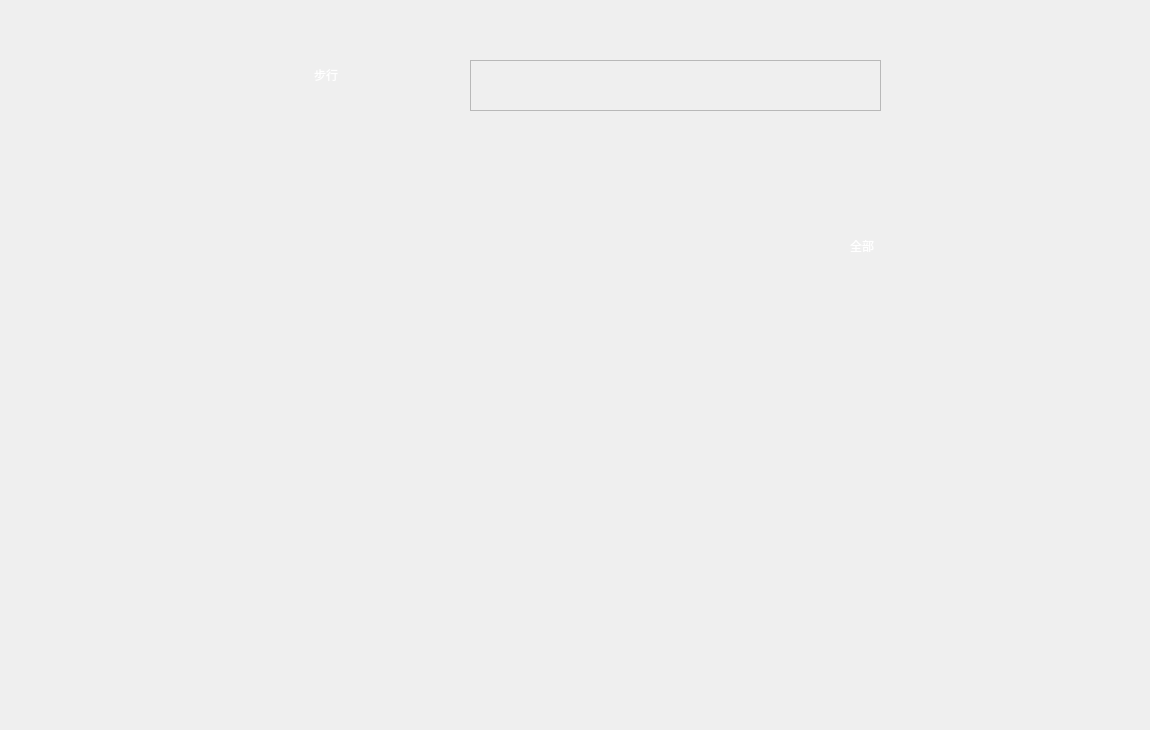
<?xml version="1.0" encoding="UTF-8"?>
<ui version="4.0">
 <class>PageC</class>
 <widget class="QWidget" name="PageC">
  <property name="geometry">
   <rect>
    <x>0</x>
    <y>0</y>
    <width>1150</width>
    <height>730</height>
   </rect>
  </property>
  <property name="minimumSize">
   <size>
    <width>1150</width>
    <height>730</height>
   </size>
  </property>
  <property name="maximumSize">
   <size>
    <width>1150</width>
    <height>730</height>
   </size>
  </property>
  <property name="windowTitle">
   <string>Form</string>
  </property>
  <widget class="QLabel" name="label_bg">
   <property name="geometry">
    <rect>
     <x>0</x>
     <y>0</y>
     <width>1151</width>
     <height>751</height>
    </rect>
   </property>
   <property name="text">
    <string/>
   </property>
   <property name="scaledContents">
    <bool>true</bool>
   </property>
  </widget>
  <widget class="QLabel" name="label_searchRect">
   <property name="geometry">
    <rect>
     <x>300</x>
     <y>30</y>
     <width>801</width>
     <height>91</height>
    </rect>
   </property>
   <property name="text">
    <string/>
   </property>
   <property name="pixmap">
    <pixmap resource="pic/all.qrc">:/pic/PageC-searchLine.png</pixmap>
   </property>
  </widget>
  <widget class="QLabel" name="label_destination">
   <property name="geometry">
    <rect>
     <x>90</x>
     <y>50</y>
     <width>201</width>
     <height>21</height>
    </rect>
   </property>
   <property name="styleSheet">
    <string notr="true">QLabel {
    font-family: &quot;Microsoft YaHei&quot;;
    font-size: 20px;
    color: #FFFFFF;
}
</string>
   </property>
   <property name="text">
    <string/>
   </property>
  </widget>
  <widget class="QPushButton" name="btn_return">
   <property name="geometry">
    <rect>
     <x>20</x>
     <y>40</y>
     <width>61</width>
     <height>51</height>
    </rect>
   </property>
   <property name="styleSheet">
    <string notr="true">QPushButton {  
    border: none;  
    border-radius: 15px; /* 圆角 */  
    padding: 0px 0px 0px 10px; /* 上内边距、右内边距、下内边距、左内边距 */  
    color: rgb(255, 255, 255); /* 字体颜色 */  
    font: 15px &quot;Microsoft YaHei&quot;; /* 字体大小和名称 */  
    text-align: center;  
    background: transparent; /* 这里可以省略，因为后面会设置背景图片 */  
    background-image: url(:/pic/btn-return-normal.png); /* 设置背景图片 */  
	background-repeat:no-repeat;
}  
  
QPushButton:hover {  
    background-image: url(:/pic/btn-return-hover.png); /* 鼠标悬停时改变背景图片 */  
	background-repeat:no-repeat;
}</string>
   </property>
   <property name="text">
    <string/>
   </property>
  </widget>
  <widget class="QPushButton" name="btn_write_note">
   <property name="geometry">
    <rect>
     <x>23</x>
     <y>100</y>
     <width>61</width>
     <height>51</height>
    </rect>
   </property>
   <property name="styleSheet">
    <string notr="true">QPushButton {  
    border: none;  
    border-radius: 15px; /* 圆角 */  
    padding: 0px 0px 0px 10px; /* 上内边距、右内边距、下内边距、左内边距 */  
    color: rgb(255, 255, 255); /* 字体颜色 */  
    font: 15px &quot;Microsoft YaHei&quot;; /* 字体大小和名称 */  
    text-align: center;  
    background: transparent; /* 这里可以省略，因为后面会设置背景图片 */  
    background-image: url(:/pic/btn-note-normal.png); /* 设置背景图片 */  
	background-repeat:no-repeat;
}  
  
QPushButton:hover {  
    background-image: url(:/pic/btn-note-hover.png); /* 鼠标悬停时改变背景图片 */  
	background-repeat:no-repeat;
}</string>
   </property>
   <property name="text">
    <string/>
   </property>
  </widget>
  <widget class="QComboBox" name="selectType">
   <property name="geometry">
    <rect>
     <x>840</x>
     <y>230</y>
     <width>101</width>
     <height>31</height>
    </rect>
   </property>
   <property name="styleSheet">
    <string notr="true">/* 未下拉时，QComboBox的样式 */
QComboBox {
    /*border: 1px solid gray;   /* 边框 */
    border-radius:15px;   /* 圆角 */
    padding: 0px 0px 0px 10px; /* 上内边距、右内边距、下内边距、左内边距 */
    color: rgba(0,0,0,1);
    font: normal normal 16px &quot;Microsoft YaHei&quot;;
    background: transparent;
    text-align: AlignHCenter;
 
    color:rgb(255,255,255);/*字体颜色*/
    background-color: transparent;
   /* border-image: url(:/pic/PageB2-combo-bg2.png);/*背景图片，圆角*/
}
 
/* 下拉后，整个下拉窗体样式 */
QComboBox QAbstractItemView {
    outline: 0px solid gray;   /* 选定项的虚框 */
    border-radius:10px;   /* 圆角 */
    padding-top:10px;    /*上下都留10px，是因为选中项是矩形，如果不留，移动到第一项和最后一项会变为直角，不好看*/
    padding-bottom:10px;
 
    color:rgb(160,160,160);
    border-image: url(:/pic/PageB2-combo-bg2.png);/*下拉框背景，圆角图片*/
}
 
/* 下拉后，整个下拉窗体每项的样式 */
QComboBox QAbstractItemView::item {
 
    min-height: 50px;/*每项高度*/
}
 
/* 下拉后，整个下拉窗体越过每项的样式 */
QComboBox QAbstractItemView::item:hover {
    color:rgb(255,255,255);
}
 
/* 下拉后，整个下拉窗体被选择的每项的样式 */
QComboBox QAbstractItemView::item:selected {
    color:rgb(255,255,255);
 
    border-image: url(:/pic/PageB2-combo-bg1.png);/*鼠标悬浮时背景图片*/
}
QComboBox::drop-down {
    subcontrol-origin: padding;
    subcontrol-position: top right;/*放于右方顶部*/
    width: 50px;/*设置按钮范围宽度*/
 	/*border-radius: 15px;
    border-left-width: 1px;
    border-left-color: darkgray;
    border-left-style: solid;*/

    border-top-right-radius: 3px;/*设置边框圆角*/
    border-bottom-right-radius: 3px;
/*padding-right: 50px;*/
}

/*QCombobox右侧按钮的箭头图标*/
QComboBox::down-arrow {
	border-image: url(:/pic/down.png);/*自定义图片填充*/
	width: 15px;/*设置该图标的宽高*/
	height: 15px;
}
</string>
   </property>
   <item>
    <property name="text">
     <string>全部</string>
    </property>
   </item>
   <item>
    <property name="text">
     <string>商店</string>
    </property>
   </item>
   <item>
    <property name="text">
     <string>超市</string>
    </property>
   </item>
   <item>
    <property name="text">
     <string>便利店</string>
    </property>
   </item>
   <item>
    <property name="text">
     <string>书店</string>
    </property>
   </item>
   <item>
    <property name="text">
     <string>餐馆</string>
    </property>
   </item>
   <item>
    <property name="text">
     <string>食堂</string>
    </property>
   </item>
   <item>
    <property name="text">
     <string>咖啡厅</string>
    </property>
   </item>
   <item>
    <property name="text">
     <string>奶茶</string>
    </property>
   </item>
   <item>
    <property name="text">
     <string>卫生间</string>
    </property>
   </item>
   <item>
    <property name="text">
     <string>休息室</string>
    </property>
   </item>
   <item>
    <property name="text">
     <string>图书馆</string>
    </property>
   </item>
  </widget>
  <widget class="QLabel" name="label_facilitiesCard">
   <property name="geometry">
    <rect>
     <x>700</x>
     <y>160</y>
     <width>376</width>
     <height>512</height>
    </rect>
   </property>
   <property name="text">
    <string/>
   </property>
   <property name="pixmap">
    <pixmap resource="pic/all.qrc">:/pic/PageC-facilitie.png</pixmap>
   </property>
  </widget>
  <widget class="QPushButton" name="btn_go">
   <property name="geometry">
    <rect>
     <x>940</x>
     <y>51</y>
     <width>48</width>
     <height>48</height>
    </rect>
   </property>
   <property name="styleSheet">
    <string notr="true">QPushButton {  
    border: none;  
    border-radius: 15px; /* 圆角 */  
    padding: 0px 0px 0px 10px; /* 上内边距、右内边距、下内边距、左内边距 */  
    color: rgb(255, 255, 255); /* 字体颜色 */  
    font: 15px &quot;Microsoft YaHei&quot;; /* 字体大小和名称 */  
    text-align: center;  
    background: transparent; /* 这里可以省略，因为后面会设置背景图片 */  
    background-image: url(:/pic/btn-go-normal.png); /* 设置背景图片 */  
	background-repeat:no-repeat;
}  
  
QPushButton:hover {  
    background-image: url(:/pic/btn-go-hover.png); /* 鼠标悬停时改变背景图片 */  
	background-repeat:no-repeat;
}</string>
   </property>
   <property name="text">
    <string/>
   </property>
  </widget>
  <widget class="QPushButton" name="btn_quit">
   <property name="geometry">
    <rect>
     <x>1090</x>
     <y>0</y>
     <width>61</width>
     <height>61</height>
    </rect>
   </property>
   <property name="styleSheet">
    <string notr="true">QPushButton {  
    border: none;  
    padding: 0px 0px 0px 10px; /* 上内边距、右内边距、下内边距、左内边距 */  
    background: transparent; /* 这里可以省略，因为后面会设置背景图片 */  
    background-image: url(:/pic/btn-close-normal.png); /* 设置背景图片 */  
	background-repeat:no-repeat;
}  
  
QPushButton:hover {  
    background-image: url(:/pic/btn-close-hover.png); /* 鼠标悬停时改变背景图片 */  
	background-repeat:no-repeat;
}</string>
   </property>
   <property name="text">
    <string/>
   </property>
   <property name="iconSize">
    <size>
     <width>30</width>
     <height>30</height>
    </size>
   </property>
  </widget>
  <widget class="QLabel" name="label_building">
   <property name="geometry">
    <rect>
     <x>740</x>
     <y>236</y>
     <width>71</width>
     <height>20</height>
    </rect>
   </property>
   <property name="styleSheet">
    <string notr="true">QLabel {
    font-family: &quot;Microsoft YaHei&quot;;
    font-size: 16px;
    color: #FFFFFF;
    background-color: transparent;
}
</string>
   </property>
   <property name="text">
    <string/>
   </property>
  </widget>
  <widget class="QListWidget" name="listWidget">
   <property name="geometry">
    <rect>
     <x>730</x>
     <y>280</y>
     <width>311</width>
     <height>281</height>
    </rect>
   </property>
   <property name="styleSheet">
    <string notr="true">QListView {
	background-color: transparent;
	font: 7pt &quot;Microsoft YaHei&quot;;
	border: none;
	color : white
}

QListView::item {
    height: 60px;
}

QListView::item:hover {
	background-color: transparent;
	padding: 10px;
	border-left: 3px solid cyan;
}

QListView::item:selected {
	background-color: transparent;
	color: black;
	padding: 10px;
	border-left: 3px solid black;
}</string>
   </property>
  </widget>
  <widget class="QComboBox" name="vehicleType">
   <property name="geometry">
    <rect>
     <x>304</x>
     <y>51</y>
     <width>151</width>
     <height>47</height>
    </rect>
   </property>
   <property name="styleSheet">
    <string notr="true">/* 未下拉时，QComboBox的样式 */
QComboBox {
    border: none;
    border-radius:22px;   /* 圆角 */
    padding: 0px 0px 0px 10px; /* 上内边距、右内边距、下内边距、左内边距 */
    /*color: rgba(0,0,0,1);*/
    font: normal normal 20px &quot;Microsoft YaHei&quot;;
    background: transparent;
    text-align: AlignHCenter;
 
    color:rgb(255,255,255);/*字体颜色*/
    background-color: transparent;
    border-image: url(:/pic/PageB2-combo-bg1.png);/*背景图片，圆角*/
}
 
/* 下拉后，整个下拉窗体样式 */
QComboBox QAbstractItemView {
    outline: 0px solid gray;   /* 选定项的虚框 */
    border-radius:10px;   /* 圆角 */
    padding-top:10px;    /*上下都留10px，是因为选中项是矩形，如果不留，移动到第一项和最后一项会变为直角，不好看*/
    padding-bottom:10px;
 
    color:rgb(160,160,160);
    border-image: url(:/pic/PageB2-combo-bg2.png);/*下拉框背景，圆角图片*/
}
 
/* 下拉后，整个下拉窗体每项的样式 */
QComboBox QAbstractItemView::item {
 
    min-height: 47px;/*每项高度*/
}
 
/* 下拉后，整个下拉窗体越过每项的样式 */
QComboBox QAbstractItemView::item:hover {
    color:rgb(255,255,255);
}
 
/* 下拉后，整个下拉窗体被选择的每项的样式 */
QComboBox QAbstractItemView::item:selected {
    color:rgb(255,255,255);
 
    border-image: url(:/pic/PageB2-combo-bg1.png);/*鼠标悬浮时背景图片*/
}
QComboBox::drop-down {
    subcontrol-origin: padding;
    subcontrol-position: top right;/*放于右方顶部*/
    width: 50px;/*设置按钮范围宽度*/
 	/*border-radius: 15px;
    border-left-width: 1px;
    border-left-color: darkgray;
    border-left-style: solid;*/

    border-top-right-radius: 3px;/*设置边框圆角*/
    border-bottom-right-radius: 3px;
/*padding-right: 50px;*/
}

/*QCombobox右侧按钮的箭头图标*/
QComboBox::down-arrow {
	border-image: url(:/pic/down.png);/*自定义图片填充*/
	width: 15px;/*设置该图标的宽高*/
	height: 15px;
}

</string>
   </property>
   <item>
    <property name="text">
     <string>步行</string>
    </property>
   </item>
   <item>
    <property name="text">
     <string>骑行</string>
    </property>
   </item>
   <item>
    <property name="text">
     <string>电车</string>
    </property>
   </item>
  </widget>
  <widget class="QPushButton" name="btn_addto">
   <property name="geometry">
    <rect>
     <x>958</x>
     <y>600</y>
     <width>72</width>
     <height>41</height>
    </rect>
   </property>
   <property name="styleSheet">
    <string notr="true">QPushButton {  
    border: none;  
    border-radius: 15px; /* 圆角 */  
    padding: 0px 0px 0px 10px; /* 上内边距、右内边距、下内边距、左内边距 */  
    color: rgb(255, 255, 255); /* 字体颜色 */  
    font: 15px &quot;Microsoft YaHei&quot;; /* 字体大小和名称 */  
    text-align: center;  
    background: transparent; /* 这里可以省略，因为后面会设置背景图片 */  
    background-image: url(:/pic/btn-addto-normal.png); /* 设置背景图片 */  
	background-repeat:no-repeat;
}  
  
QPushButton:hover {  
    background-image: url(:/pic/btn-addto-hover.png); /* 鼠标悬停时改变背景图片 */  
	background-repeat:no-repeat;
}</string>
   </property>
   <property name="text">
    <string/>
   </property>
  </widget>
  <widget class="QPushButton" name="btn_setstart">
   <property name="geometry">
    <rect>
     <x>750</x>
     <y>600</y>
     <width>72</width>
     <height>41</height>
    </rect>
   </property>
   <property name="styleSheet">
    <string notr="true">QPushButton {  
    border: none;  
    border-radius: 15px; /* 圆角 */  
    padding: 0px 0px 0px 10px; /* 上内边距、右内边距、下内边距、左内边距 */  
    color: rgb(255, 255, 255); /* 字体颜色 */  
    font: 15px &quot;Microsoft YaHei&quot;; /* 字体大小和名称 */  
    text-align: center;  
    background: transparent; /* 这里可以省略，因为后面会设置背景图片 */  
    background-image: url(:/pic/btn-setstart-normal.png); /* 设置背景图片 */  
	background-repeat:no-repeat;
}  
  
QPushButton:hover {  
    background-image: url(:/pic/btn-setstart-hover.png); /* 鼠标悬停时改变背景图片 */  
	background-repeat:no-repeat;
}</string>
   </property>
   <property name="text">
    <string/>
   </property>
  </widget>
  <widget class="QPushButton" name="btn_gothere">
   <property name="geometry">
    <rect>
     <x>855</x>
     <y>600</y>
     <width>72</width>
     <height>41</height>
    </rect>
   </property>
   <property name="styleSheet">
    <string notr="true">QPushButton {  
    border: none;  
    border-radius: 15px; /* 圆角 */  
    padding: 0px 0px 0px 10px; /* 上内边距、右内边距、下内边距、左内边距 */  
    color: rgb(255, 255, 255); /* 字体颜色 */  
    font: 15px &quot;Microsoft YaHei&quot;; /* 字体大小和名称 */  
    text-align: center;  
    background: transparent; /* 这里可以省略，因为后面会设置背景图片 */  
    background-image: url(:/pic/btn-gothere-normal.png); /* 设置背景图片 */  
	background-repeat:no-repeat;
}  
  
QPushButton:hover {  
    background-image: url(:/pic/btn-gothere-hover.png); /* 鼠标悬停时改变背景图片 */  
	background-repeat:no-repeat;
}</string>
   </property>
   <property name="text">
    <string/>
   </property>
  </widget>
  <widget class="QLabel" name="legned">
   <property name="geometry">
    <rect>
     <x>30</x>
     <y>690</y>
     <width>227</width>
     <height>18</height>
    </rect>
   </property>
   <property name="text">
    <string/>
   </property>
   <property name="pixmap">
    <pixmap resource="pic/all.qrc">:/pic/legend.png</pixmap>
   </property>
  </widget>
  <widget class="QLabel" name="green">
   <property name="geometry">
    <rect>
     <x>130</x>
     <y>430</y>
     <width>85</width>
     <height>74</height>
    </rect>
   </property>
   <property name="text">
    <string/>
   </property>
   <property name="pixmap">
    <pixmap resource="pic/all.qrc">:/pic/Infobox-green.png</pixmap>
   </property>
  </widget>
  <widget class="QLabel" name="orange">
   <property name="geometry">
    <rect>
     <x>240</x>
     <y>430</y>
     <width>85</width>
     <height>74</height>
    </rect>
   </property>
   <property name="text">
    <string/>
   </property>
   <property name="pixmap">
    <pixmap resource="pic/all.qrc">:/pic/Infobox-orange.png</pixmap>
   </property>
  </widget>
  <widget class="QScrollArea" name="scrollArea">
   <property name="geometry">
    <rect>
     <x>470</x>
     <y>60</y>
     <width>411</width>
     <height>51</height>
    </rect>
   </property>
   <property name="styleSheet">
    <string notr="true"/>
   </property>
   <property name="widgetResizable">
    <bool>true</bool>
   </property>
   <widget class="QWidget" name="scrollAreaWidgetContents">
    <property name="geometry">
     <rect>
      <x>0</x>
      <y>0</y>
      <width>409</width>
      <height>49</height>
     </rect>
    </property>
    <property name="styleSheet">
     <string notr="true"/>
    </property>
   </widget>
  </widget>
  <zorder>label_bg</zorder>
  <zorder>label_searchRect</zorder>
  <zorder>label_destination</zorder>
  <zorder>btn_return</zorder>
  <zorder>btn_write_note</zorder>
  <zorder>label_facilitiesCard</zorder>
  <zorder>selectType</zorder>
  <zorder>btn_go</zorder>
  <zorder>btn_quit</zorder>
  <zorder>label_building</zorder>
  <zorder>listWidget</zorder>
  <zorder>vehicleType</zorder>
  <zorder>btn_addto</zorder>
  <zorder>btn_setstart</zorder>
  <zorder>btn_gothere</zorder>
  <zorder>legned</zorder>
  <zorder>green</zorder>
  <zorder>orange</zorder>
  <zorder>scrollArea</zorder>
 </widget>
 <resources>
  <include location="pic/all.qrc"/>
 </resources>
 <connections/>
</ui>
